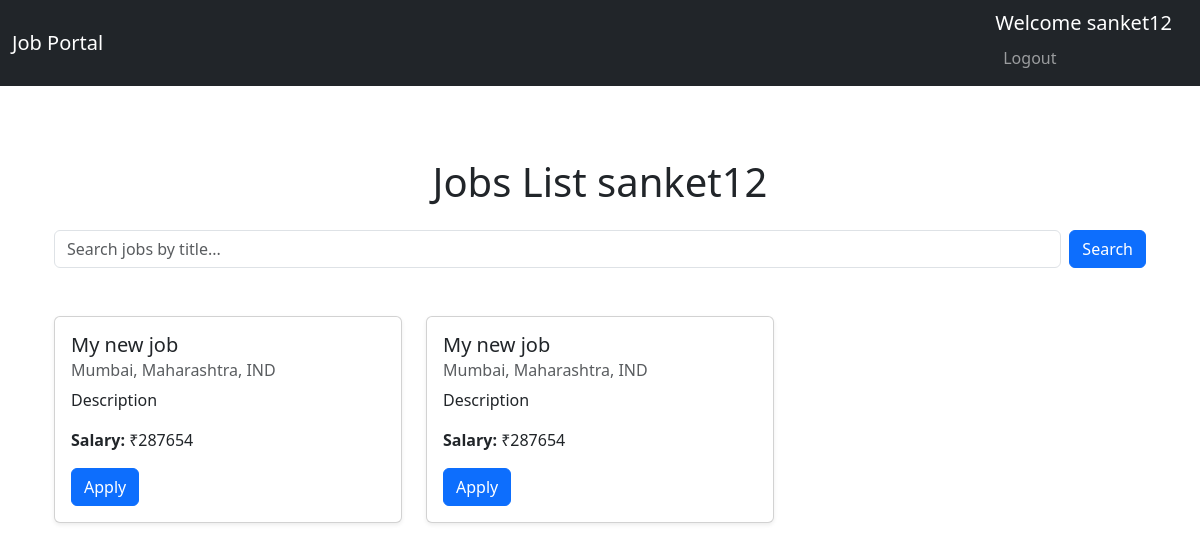
Page /jobs/job_list/ (signed in) on the committed database.
### jobs/models.py (models this page shows)
class Job(models.Model):
    title = models.CharField(max_length=200)
    description = models.TextField()
    salary = models.IntegerField()
    location = models.CharField(max_length=100)
    category = models.CharField(max_length=100)
    company = models.CharField(max_length=100)
    posted_by = models.ForeignKey(User, on_delete=models.CASCADE)

### jobs/views.py (the view)
# urls.py: path('job_list/', views.job_list, name='job_list'),         # for applicants
@login_required
def job_list(request):
    query = request.GET.get('q', '')
    jobs_qs = Job.objects.filter(posted_by=request.user)
    using_dummy_data = not jobs_qs.exists()
    if using_dummy_data:
        jobs = [
            {
                'title': 'Software Developer',
                'description': 'Develop and maintain software applications.',
                'salary': '8,00,000',
                'location': 'Mumbai, India'
            },
            {
                'title': 'Full Stack Developer',
                'description': 'Work on frontend and backend systems.',
                'salary': '10,00,000',
                'location': 'Bangalore, India'
            },
        ]
        if query:
            jobsList = [job for job in jobs if query.lower() in job['title'].lower()]
        else:
            jobsList = jobs
    else:
        if query:
            jobsList = jobs_qs.filter(title__icontains=query)
        else:
            jobsList = jobs_qs
    return render(request, 'jobs/job_list.html', {'jobs': jobsList, 'query': query})

### jobs/templates/jobs/job_list.html (shortened to what this page needs)
{% extends "accounts/base.html" %} {% block content %}
<div class="container py-5">
  <h1 class="mb-4 text-center">Jobs List {{user}}</h1>
  <form method="GET" class="d-flex mb-5" role="search">
    <input
      class="form-control me-2"
      type="search"
      placeholder="Search jobs by title..."
      name="q"
      value="{{ query }}"
    />
    <button class="btn btn-primary" type="submit">Search</button>
  </form>
  <div class="row">
    {% for job in jobs %}
    <div class="col-md-6 col-lg-4 mb-4">
      <div class="card shadow-sm h-100">
        <div class="card-body">
          <h5 class="card-title">{{ job.title }}</h5>
          <h6 class="card-subtitle mb-2 text-muted">{{ job.location }}</h6>
          <p class="card-text">{{ job.description }}</p>
          <p class="card-text"><strong>Salary:</strong> ₹{{ job.salary }}</p>
          <a href="#" class="btn btn-primary">Apply</a>
        </div>
      </div>
    </div>
    {% endfor %}
  </div>
</div>
{% endblock %}

### accounts/templates/accounts/base.html (shortened to what this page needs)
<!DOCTYPE html>
<html lang="en">
  <head>
    <link
      href="https://cdn.jsdelivr.net/npm/bootstrap@5.3.3/dist/css/bootstrap.min.css"
      rel="stylesheet"
    />
  </head>
  <body>
    <nav class="navbar navbar-expand-lg navbar-dark bg-dark mb-4">
      <div class="container-fluid">
        <a class="navbar-brand" href="{% url 'job_list' %}">Job Portal</a>
        <div class="collapse navbar-collapse" id="navbarNav">
          <ul class="navbar-nav">
            {% if user.is_authenticated %}
            <li class="nav-item">
              <span class="navbar-brand"
                >Welcome {{ user.username  }}</span
              >
              <a class="nav-link" href="{% url 'logout' %}">Logout</a>
            </li>
            {% else %}
            <li class="nav-item">
              <a class="nav-link" href="{% url 'login' %}">Login</a>
            </li>
            {% endif %}
          </ul>
        </div>
      </div>
    </nav>
    <div class="container">{% block content %} {% endblock %}</div>
  </body>
</html>

### rows in the picture
Job: title "My new job", location "Mumbai, Maharashtra, IND", description "Description", salary "287654"
Job: title "My new job", location "Mumbai, Maharashtra, IND", description "Description", salary "287654"

### other values in the picture
{{ user.username }} "sanket12"
{{ user }} "sanket12"
